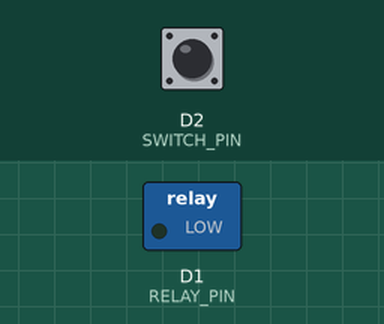
This sketch was run on a simulated ESP8266 (NodeMCU). Shown: switched loads named in the sketch (green lamp = pin HIGH). The inputs (shaded band) are chosen by the test bench; at power-on: D2 (SWITCH_PIN) HIGH.

Above: at 1.2 s.
1.3 s: D2 (SWITCH_PIN) pulled LOW for 0.15 s
At 1.42 s:
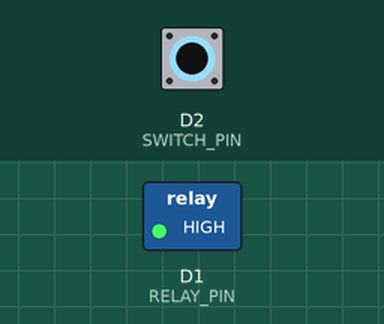
3.0 s: D2 (SWITCH_PIN) pulled LOW for 3.2 s
At 7.4 s:
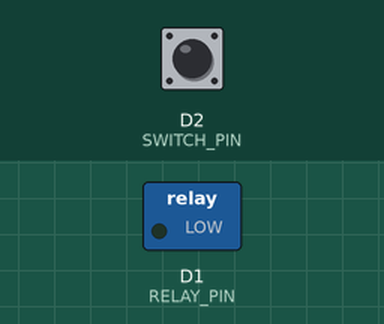
Timing chart, 0 to 8.9 s (numbered marks = the images above; inputs shaded):
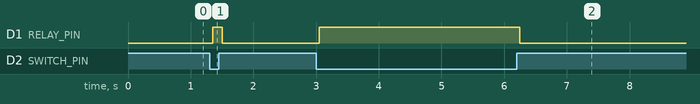

The sketch:

bulb-ON-using-physical-switch.ino
```cpp
#define RELAY_PIN D1
#define SWITCH_PIN D2

bool lastSwitchState = HIGH;

void setup() {
  pinMode(RELAY_PIN, OUTPUT);
  pinMode(SWITCH_PIN, INPUT_PULLUP);

  digitalWrite(RELAY_PIN, LOW); // Relay OFF (change if active LOW)
}

void loop() {
  bool switchState = digitalRead(SWITCH_PIN);

  // Simple debounce
  if (switchState != lastSwitchState) {
    delay(50);
    switchState = digitalRead(SWITCH_PIN);

    if (switchState == LOW) {
      digitalWrite(RELAY_PIN, HIGH); // Relay ON
    } else {
      digitalWrite(RELAY_PIN, LOW);  // Relay OFF
    }

    lastSwitchState = switchState;
  }
}
```

Measured:
- after the input at 1.3 s, D1 (RELAY_PIN): LOW → HIGH after 0.05 s, → LOW 0.15 s later
- after the input at 3.0 s, D1 (RELAY_PIN): LOW → HIGH after 0.05 s, → LOW 3.2 s later
